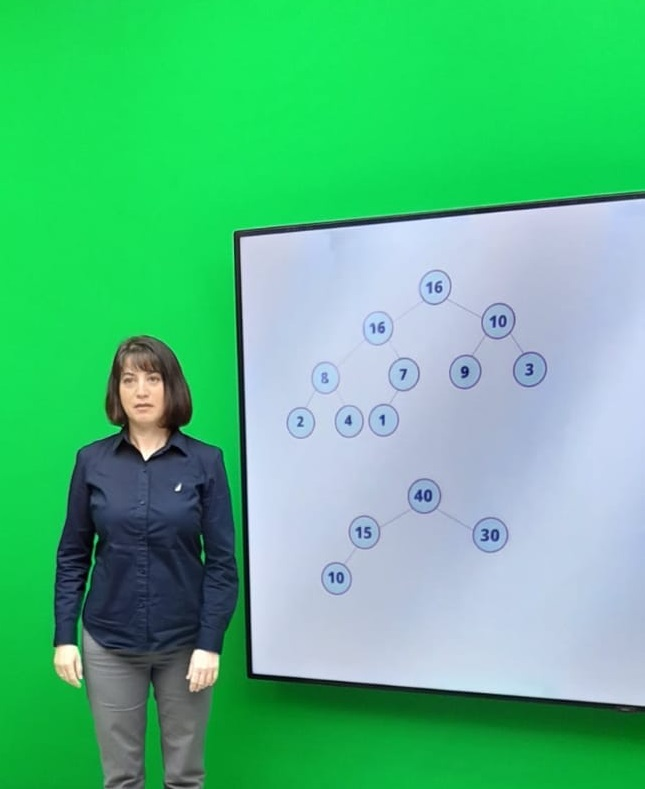
#> input picture input_images/studio.jpg, 645 x 789 px
$ python green_screen.py input_images/studio.jpg input_images/studio.jpg out.png
#> lines starting #> are read from the running program, lines starting #| are printed output that depends on the picture; after the words box and inside, x2 and y2 are one past the last pixel; in counts of white or black regions, pixels touching at a corner belong together
import cv2 as cv
import numpy as np
import sys


def main():

    if(len(sys.argv) < 4):
        print('Too few argoments! (required image_path, background_path, output_path)')

    elif(len(sys.argv) > 4):
        print('Too much argoments! (required image_path, background_path, output_path)')

    # Get path for images
    IMAGE_PATH = sys.argv[1]
    BACKGROUND_PATH = sys.argv[2]
    OUTPUT_PATH = sys.argv[3]

    # Load images
    img = cv.imread(IMAGE_PATH, cv.IMREAD_COLOR)
#> img is the input picture: shape (789, 645, 3); mean B, G, R 133.1, 187.7, 86.9
    bg = cv.imread(BACKGROUND_PATH, cv.IMREAD_COLOR)

    # Convert images from BGR to HSV
    hsv_img = cv.cvtColor(img, cv.COLOR_BGR2HSV)
#> hsv_img: shape (789, 645, 3); mean H, S, V 86.7, 145.4, 198.8
    hsv_bg = cv.cvtColor(bg, cv.COLOR_BGR2HSV)

    # Resize background image to be equal to the image (img)
    bg_resized = cv.resize(hsv_bg, (img.shape[1], img.shape[0]))

    # Define Threshold for green screen color
    lower = np.array([52, 85, 55])
    upper = np.array([86, 255, 255])

    # Create a green mask
    mask = cv.inRange(hsv_img, lower, upper)
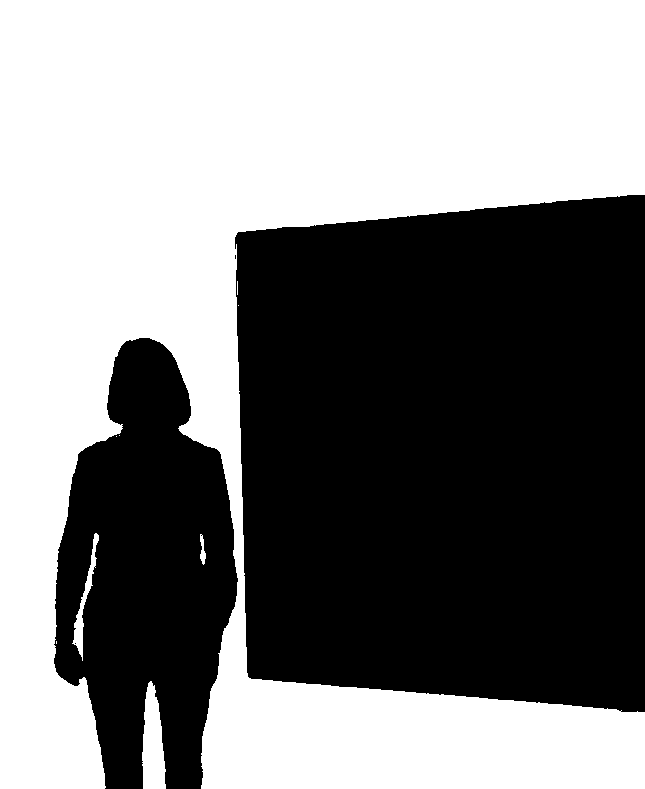
#> mask: shape (789, 645); 50.9% white; 4 black regions (2 under 20 px), largest, box (x1, y1, x2, y2) and area: (235, 195, 645, 712) 194553, (54, 338, 238, 789) 55386

    # Create an image and background mask
    masked_image = np.copy(hsv_img)
    masked_image[mask != 0] = [0, 0, 0]
#> masked_image: shape (789, 645, 3); mean H, S, V 51.3, 27.4, 94.2
    bg_resized[mask == 0] = [0, 0, 0]
#> bg_resized: shape (789, 645, 3); mean H, S, V 35.3, 117.9, 104.6

    # Connect two images (as matrix) into one
    final_image = bg_resized + masked_image

    ## Show on screen -> optional if you want to test, just remove '#'
    # plt.imshow(cv.cvtColor(final_image, cv.COLOR_HSV2RGB),cmap='gray')
    # plt.show()

    # Create output image on OUTPUT_PATH (as RGB)
    cv.imwrite(OUTPUT_PATH, cv.cvtColor(final_image, cv.COLOR_HSV2BGR))

if __name__ == "__main__":
    main()
